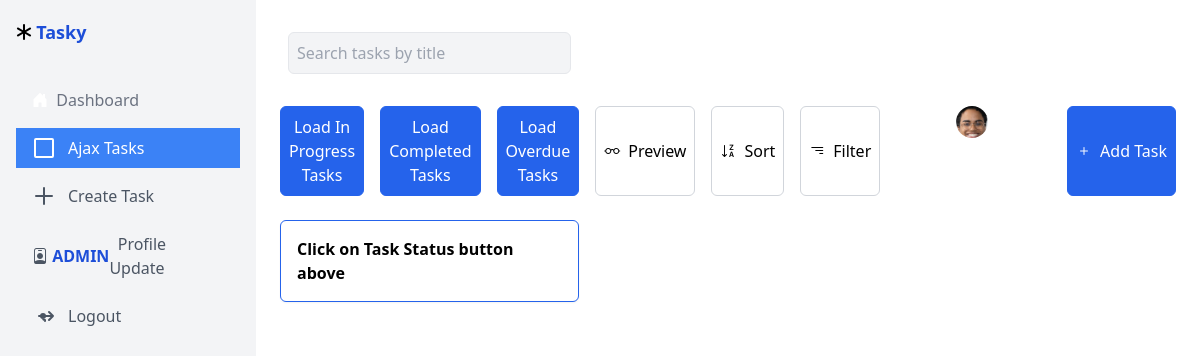
Page /ajax/tasks/ (signed in) on the committed database.
### accounts/models.py (models this page shows, shortened)
class CustomUser(AbstractUser):
    username = None
    first_name = models.CharField(max_length=20)
    email = models.EmailField(db_index=True, unique=True, validators=[validate_email])
    profile_pix = models.ImageField(upload_to='profile_pics/')
    objects = UserManager()
    USERNAME_FIELD = 'email'
    REQUIRED_FIELDS = []
    EMAIL_FIELD = 'email'
    class Meta:
        ordering = ['-date_joined']

### api/views.py (the view)
# urls.py: path('ajax/tasks/', AjaxTasksView.as_view(), name='ajax-tasks'),
class AjaxTasksView(TemplateView):
    template_name = 'api/ajax_task.html'

### api/templates/api/ajax_task.html (shortened to what this page needs)
{% extends 'task/base.html' %}
{% block content %}
        <div class="container mx-auto">
            <div class="flex space-x-2">
                <div class="w-1/3">
        <div class="p-2 bg-white flex items-center justify-between">
            <input id="search-input" type="text" class="bg-gray-100 w-full p-2 border rounded-md" placeholder="Search tasks by title">
        </div>
            </div>
        </div>
    </div>
{% load humanize %}
    <div class="container mx-auto m-6">
        <div class="flex space-x-2 justify-between">
            <div class="w-2/3 flex space-x-4">
                <button id="load-in-progress" class="p-2 rounded-md border bg-blue-600 text-white border-blue-600 flex items-center justify-center">
                Load In Progress Tasks
                </button>
                <button id="load-completed" class="p-2 rounded-md border bg-blue-600 text-white border-blue-600 flex items-center justify-center">
                Load Completed Tasks</button>
                <button id="load-overdue" class="p-2 rounded-md border bg-blue-600 text-white border-blue-600 flex items-center justify-center"
                >Load Overdue Tasks</button>
                <button class="p-2 rounded-md border border-gray-300 flex items-center">
                    <i class="bi bi-eyeglasses mr-2"></i> Preview
                </button>
                <button class="p-2 rounded-md border border-gray-300 flex items-center">
                    <i class="bi bi-sort-alpha-down-alt mr-2"></i> Sort
                </button>
                <button class="p-2 rounded-md border border-gray-300 flex items-center">
                    <i class="bi bi-filter-right mr-2"></i> Filter
                </button>
            </div>
            {% if user.is_authenticated and user.profile_pix %}
            <div>
            <img src="{{ user.profile_pix.url }}" title="{{ user.first_name }}" class="w-8 h-8 rounded-full object-cover" alt="{{ user.first_name }}" />
            </div>
            {% endif %}
            <div class="flex ml-auto">
                <a href="{% url 'create-task' %}" class="p-2 rounded-md border bg-blue-600 text-white border-blue-600 flex items-center justify-center">
                    <i class="bi bi-plus mr-2"></i> Add Task
                </a>
  </div>
        </div>
    <div class="flex space-x-6">
            <div class="w-1/3 mt-6 task-container">
                <div class="p-4 bg-white rounded-md rounded-md border border-blue-600 shadow-sm mb-4">
                    <h2 class="font-bold">Click on Task Status button above</h2>
                </div>
            </div>
    </div>
</div>
{% endblock %}

### task/templates/task/base.html (shortened to what this page needs)
<!DOCTYPE html>
<html lang="en">
<head>
<link rel="stylesheet" href="//code.jquery.com/ui/1.12.1/themes/base/jquery-ui.css">
{% load static %}
<link href="{% static 'taskproject/css/styles.css' %}" rel="stylesheet">
<script src="https://cdn.tailwindcss.com"></script>
</head>
{% block body%}
<body class="flex h-screen">
{% endblock %}
<div class="w-64 bg-gray-100 text-dark flex-shrink-0 hidden md:block">
    <div class="flex items-center h-16 bg-gray-100 px-4">
        <i class="bi bi-asterisk"></i>
        <h1 class="text-lg font-bold text-blue-700">Tasky</h1>
    </div>
    <nav class="flex flex-col p-4 space-y-2">
        <a href="{% url 'tasks' %}" class="nav-link flex items-center px-4 py-2 text-gray-500 hover:bg-gray-700 hover:text-white">
            <i class="bi bi-house-door-fill text-white"></i>&nbsp; Dashboard
        </a>
        <a href="{% url 'ajax-tasks' %}" class="nav-link flex items-center px-4 py-2 text-gray-500 hover:bg-gray-700 hover:text-white">
            <svg class="w-6 h-6 mr-3" fill="none" stroke="currentColor" viewBox="0 0 24 24" xmlns="http://www.w3.org/2000/svg">
                <path stroke-linecap="round" stroke-linejoin="round" stroke-width="2" d="M3 4a1 1 0 011-1h16a1 1 0 011 1v16a1 1 0 01-1 1H4a1 1 0 01-1-1V4z"></path>
            </svg>
            Ajax Tasks
        </a>
        {% if user.is_authenticated %}
        <a href="{% url 'create-task' %}" class="nav-link flex items-center px-4 py-2 text-gray-600 hover:bg-gray-700 hover:text-white">
            <svg class="w-6 h-6 mr-3" fill="none" stroke="currentColor" viewBox="0 0 24 24" xmlns="http://www.w3.org/2000/svg">
                <path stroke-linecap="round" stroke-linejoin="round" stroke-width="2" d="M12 4v16m8-8H4"></path>
            </svg>
            Create Task
        </a>
        <a href="{% url 'profile-update' %}" class="nav-link flex items-center px-4 py-2 text-gray-600 hover:bg-gray-700 hover:text-white">
            <i class="bi bi-person-badge"> </i> &nbsp;
            <span class="font-bold text-blue-700">{{ user.first_name|upper }}</span> &nbsp; Profile Update
        </a>
        <a href="{% url 'logout' %}" class="nav-link flex items-center px-4 py-2 text-gray-600 hover:bg-gray-700 hover:text-white">
            <svg class="w-6 h-6 mr-3" fill="none" stroke="currentColor" viewBox="0 0 24 24" xmlns="http://www.w3.org/2000/svg">
                <path stroke-linecap="round" stroke-linejoin="round" stroke-width="2" d="M17 16l4-4m0 0l-4-4m4 4H7m6 4v1m0-1a2 2 0 110-4m0 4v1m0-5a2 2 0 10-4 0 2 2 0 004 0z"></path>
            </svg>
            Logout
        </a>
        {% endif %}
    </nav>
</div>
<div class="flex-1 p-6">
    {% block content %}
    {% endblock %}
</div>
<link rel="stylesheet" href="https://cdn.jsdelivr.net/npm/bootstrap-icons@1.5.0/font/bootstrap-icons.css">
</body>
</html>

### rows in the picture
CustomUser: first_name "ADMIN", profile_pix (picture)
